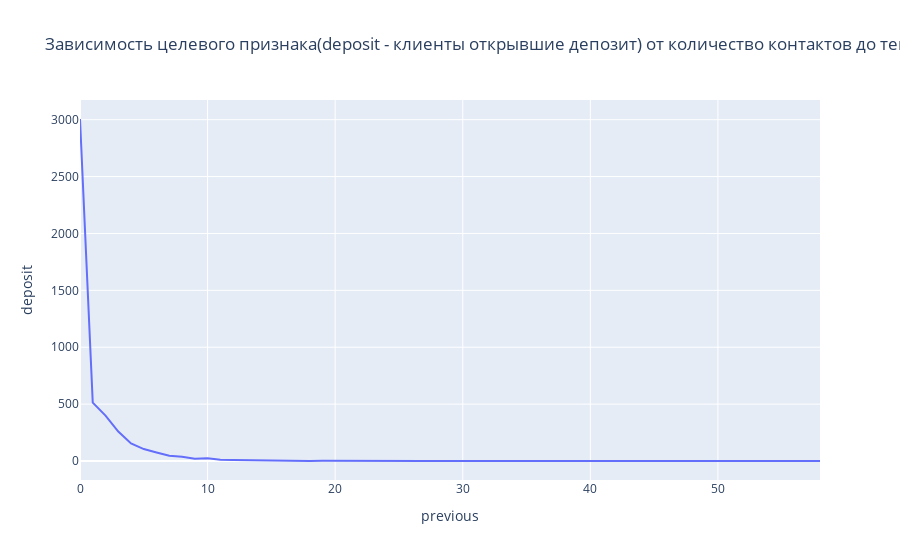

Write notebook code for a chart like this one.
### Markdown cell above
Большинство открывают депозит до 5 контактов, дальнейшие увеличение контактов не эффективно

### Code cell
# deposit vs previous

fig = px.line(pd.DataFrame(df.groupby('previous')['deposit'].sum()).reset_index(), x='previous', y='deposit', title='Зависимость целевого признака(deposit - клиенты открывшие депозит) от количество контактов до текущей кампании(previous)')
fig.show()

### Figure 1 — Plotly figure (JSON) as saved in the notebook; plotly's stock layout.template omitted (floating-point values rounded to 4 significant figures)
{"data": [{"hovertemplate": "previous=%{x}<br>deposit=%{y}<extra></extra>", "legendgroup": "", "line": {"color": "#636efa", "dash": "solid"}, "marker": {"symbol": "circle"}, "mode": "lines", "name": "", "orientation": "v", "showlegend": false, "type": "scatter", "x": [0, 1, 2, 3, 4, 5, 6, 7, 8, 9, 10, 11, 12, 13, 14, 15, 16, 17, 18, 19, 20, 22, 23, 27, 29, 30, 37, 41, 55, 58], "xaxis": "x", "y": [3006, 513, 399, 259, 154, 105, 75, 46, 38, 19, 24, 11, 9, 7, 4, 1, 0, 2, 0, 2, 1, 1, 1, 0, 1, 1, 0, 0, 1, 1], "yaxis": "y"}], "layout": {"legend": {"tracegroupgap": 0}, "title": {"text": "Зависимость целевого признака(deposit - клиенты открывшие депозит) от количество контактов до текущей кампании(previous)"}, "xaxis": {"anchor": "y", "domain": [0, 1], "title": {"text": "previous"}}, "yaxis": {"anchor": "x", "domain": [0, 1], "title": {"text": "deposit"}}}}
